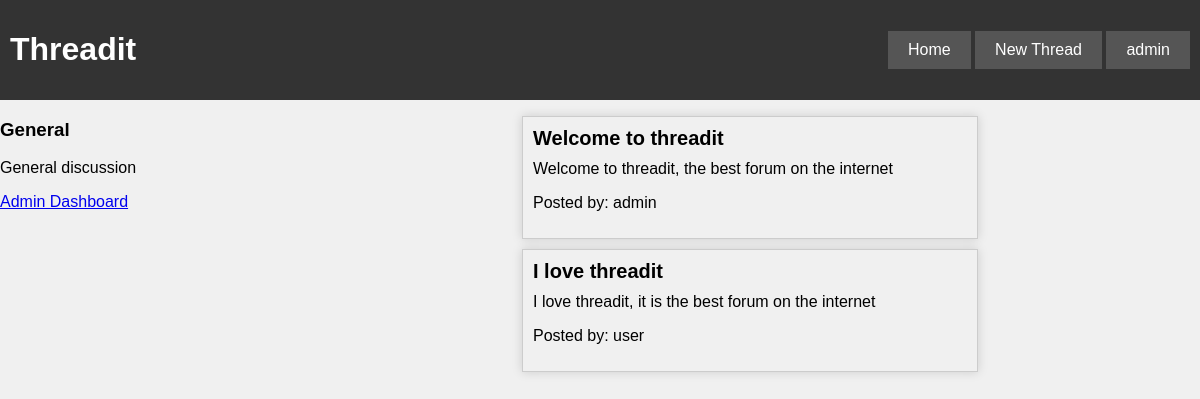
/community/index.php?communityID=1 (signed in), run on the app's committed database.
### tables this page shows
CREATE TABLE COMMUNITY (
  communityID INT PRIMARY KEY AUTO_INCREMENT,
  communityName VARCHAR(24) NOT NULL,
  communityDesc MEDIUMTEXT,
  communityCreated TIMESTAMP DEFAULT CURRENT_TIMESTAMP,
  communityAvatar BLOB,
  communityPrivacy BOOLEAN DEFAULT FALSE
);

CREATE TABLE THREADS (
  threadID INT PRIMARY KEY AUTO_INCREMENT,
  userID INT,
  communityID INT,
  threadTitle VARCHAR(255) NOT NULL,
  threadContent MEDIUMTEXT NOT NULL,
  threadCreated TIMESTAMP DEFAULT CURRENT_TIMESTAMP,
  FOREIGN KEY (userID) REFERENCES USERS(userID),
  FOREIGN KEY (communityID) REFERENCES COMMUNITY(communityID)
);

CREATE TABLE USERS (
  userID INT PRIMARY KEY AUTO_INCREMENT,
  userName VARCHAR(18) NOT NULL,
  userPassword VARCHAR(255) NOT NULL,
  userEmail VARCHAR(255) NOT NULL,
  userCreated TIMESTAMP DEFAULT CURRENT_TIMESTAMP,
  userBio TINYTEXT,
  userAvatar BLOB
);

### community/index.php (called while the page is built, shortened)
<?php
    $communityID = filter_input(INPUT_GET, 'communityID', FILTER_VALIDATE_INT);
    require_once('../php/db_connect.php');
    $queryCommunity = "SELECT * FROM COMMUNITY WHERE communityID = :communityID";
    $statement = $db->prepare($queryCommunity);
    $statement->bindValue(':communityID', $communityID);
    $statement->execute();
    $community = $statement->fetch();
    $query2 = "SELECT role FROM USERS_TO_COMMUNITY WHERE userID = (SELECT userID FROM USERS WHERE userName = :userName) AND communityID = :communityID";
    $stmt = $db->prepare($query2);
    $stmt->bindValue(':userName', $_SESSION['userName']);
    $stmt->bindValue(':communityID', $communityID);
    $stmt->execute();
    $role = $stmt->fetchColumn();
    $query = "SELECT t.threadTitle, t.threadContent, t.threadCreated, u.userName, c.communityName
                FROM THREADS t, COMMUNITY c, USERS u, USERS_TO_COMMUNITY utc
                WHERE t.communityID = c.communityID
                AND t.userID = u.userID
                AND c.communityID = utc.communityID
                AND utc.userID = u.userID
                AND c.communityID = :communityID
                ORDER BY t.threadCreated DESC;";
    $statement=$db->prepare($query);
    $statement->bindValue(':communityID', $communityID);
    $statement->execute();
    $threads = $statement->fetchAll();
    include('./display.php');
?>

### community/display.php (the view, shortened to what this page needs)
<!DOCTYPE html>
<html>
<head>
    <link rel="stylesheet" type="text/css" href="../css/main.css">
</head>
<body>
    <?php include('../navbar.php'); ?>
    <div class="sidebar">
        <h3><?= $community['communityName'] ?></h3>
        <p><?= $community['communityDesc'] ?></p>
        <?php if ($role == 'admin'): ?>
            <a href="http://localhost/web2_finalproject/community/admin/index.php?communityID=<?php echo $community['communityID']; ?>">Admin Dashboard</a>
        <?php endif; ?>
    </div>
    <div class="content">
        <?php foreach ($threads as $thread): ?>
            <div class="thread">
                <h2 class="thread-title"><?= $thread['threadTitle'] ?></h2>
                <p class="thread-content"><?= $thread['threadContent'] ?></p>
                <p class="thread-author">Posted by: <?= $thread['userName'] ?></p>
            </div>
        <?php endforeach; ?>
    </div>
</body>
</html>

### css/main.css (style rules this page uses)
body { font-family: Arial, sans-serif; margin: 0; padding: 0; background-color: #f0f0f0; }
.sidebar { width: 25%; position: fixed; height: 100%; overflow: auto; }
.content { margin-left: 25%; padding: 1em; }
.thread { border: 1px solid #ccc; padding: 10px; margin-bottom: 10px; width: 50%; margin-left: auto; margin-right: auto; background-color: #f0f0f0; box-shadow: 0 0 10px rgba(0, 0, 0, 0.15); }
.thread-title { margin: 0; font-size: 20px; }
.thread-content { margin-top: 10px; }
.sidebar { overflow: hidden; }

### data on the page
community: communityName "General", communityDesc "General discussion"
threads: threadTitle "Welcome to threadit", threadContent "Welcome to threadit, the best forum on the internet", userID.userName "admin"
threads: threadTitle "I love threadit", threadContent "I love threadit, it is the best forum on the internet", userID.userName "user"

### other printed values
$_SESSION['userName'] "admin"
